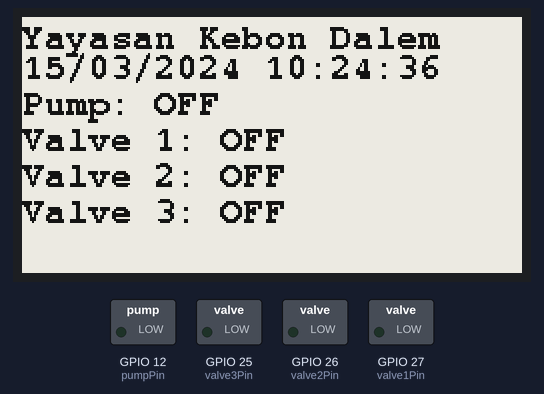
The program below on a simulated ESP32. Parts: 250×128 one-colour display, switched loads named in the program (green lamp = pin HIGH). WiFi joins after 1.5 s; servers stay silent unless stated; network time is answered at once with the bench clock; the local clock reads 2024-03-15 10:24:30 at power-on unless the program sets it; what the program prints to the serial monitor is not drawn.

Above: at 9.1 s.
At 21.2 s:
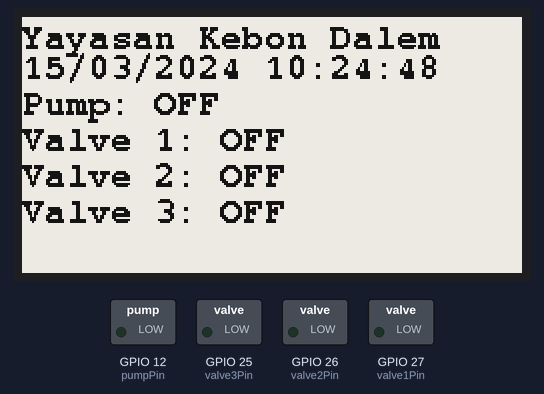
At 27.2 s:
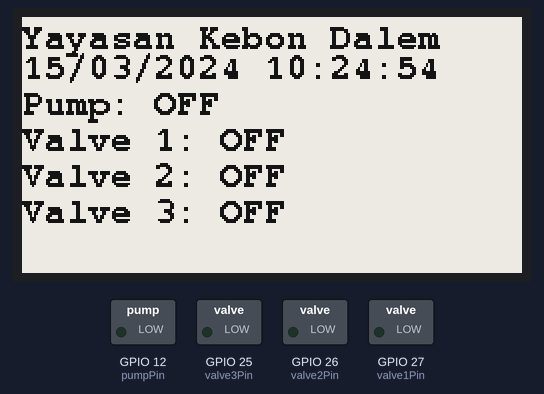
At 36.2 s:
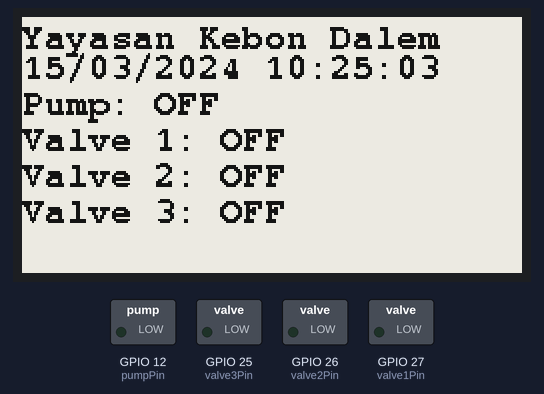

Measured:
- what the display in image 1 shows lasts 3.0 s, from 21.1 s to 24.1 s

The program:

main.cpp
```cpp
#include <Arduino.h>
#include <Ticker.h>
#include <SPI.h>
#include <Wire.h>
#include <WiFi.h>
#include <NTPClient.h>
#include <WiFiUdp.h>
#include <RTClib.h>
#include "lilygo-t5_v23.h"

RTC_DS3231 rtc;


GxIO_Class io(SPI,  EPD_CS, EPD_DC,  EPD_RSET);
GxEPD_Class display(io, EPD_RSET, EPD_BUSY);

const int pumpPin = 12;
const int valve1Pin = 27;
const int valve2Pin = 26;
const int valve3Pin = 25;

SPIClass  SDSPI(VSPI);

const char* ssid = "POCOF4";
const char* password = "g47=m249";

WiFiUDP ntpUDP;
NTPClient timeClient(ntpUDP, "pool.ntp.org", 25200, 60000);

struct WateringSchedule {
    int hour;
    int minute;
    int duration; // in minutes
    bool done;
};

WateringSchedule schedule[] = {
    {8, 47, 1, false},
    {8, 48, 1, false}
};

void updateDisplay() { // Added parameter here
    DateTime now = rtc.now();

    Serial.print("RTC time: ");
    Serial.println(now.timestamp(DateTime::TIMESTAMP_FULL));

    char dateTime[20];
    sprintf(dateTime, "%02d/%02d/%04d %02d:%02d:%02d", now.day(), now.month(), now.year(), now.hour(), now.minute(), now.second());

    display.fillScreen(GxEPD_WHITE);
    display.setTextColor(GxEPD_BLACK);
    display.setFont(&FreeMonoBold9pt7b);
    display.setCursor(0, 15);
    display.println("Yayasan Kebon Dalem");
    display.setCursor(0, 30);
    display.println(dateTime);

    if (digitalRead(12) == HIGH) {
        display.println("Pump: ON");
    }
    else {
        display.println("Pump: OFF");
    }

    if (digitalRead(27) == HIGH) {
        display.println("Valve 1: ON");
    } else {
        display.println("Valve 1: OFF");
    }

    if (digitalRead(26) == HIGH) {
        display.println("Valve 2: ON");
    } else {
        display.println("Valve 2: OFF");
    }

    if (digitalRead(25) == HIGH) {
        display.println("Valve 3: ON");
    } else {
        display.println("Valve 3: OFF");
    }
    // display.update();
}


void setup() {
    pinMode(pumpPin, OUTPUT);
    pinMode(valve1Pin, OUTPUT);
    pinMode(valve2Pin, OUTPUT);
    pinMode(valve3Pin, OUTPUT);
    Serial.begin(115200);

    if (!rtc.begin()) {
      Serial.println("Couldn't find RTC");
    }

    WiFi.mode(WIFI_STA);
    WiFi.begin(ssid, password);
    unsigned long startTime = millis();
    while (WiFi.status() != WL_CONNECTED) {
      if (millis() - startTime > 10000) { // 10 seconds timeout
          Serial.println("Failed to connect to WiFi within 10 seconds.");
          break;
      }
    delay(2000);
    Serial.println("Connecting to WiFi...");
  }
  if (WiFi.status() == WL_CONNECTED) {
    Serial.println("Connected to WiFi");
     // Initialize NTP client
    timeClient.begin();
    timeClient.update();
    //buat ngecek apakah waktu sudah di set atau belum
    Serial.print("NTP time: ");
    Serial.println(timeClient.getFormattedTime());
  // Set RTC time
     rtc.adjust(DateTime(timeClient.getEpochTime()));
   }
    SPI.begin(EPD_SCLK, EPD_MISO, EPD_MOSI);
    display.init(); // enable diagnostic output on Serial
    display.setRotation(1);
    display.setFont(&FreeMonoBold9pt7b);

    display.update();
    Serial.println("Setup done");
}


void checkWateringSchedule(DateTime now) {
    for (auto& entry : schedule) {
        if (!entry.done &&
            ((now.hour() > entry.hour) ||
            (now.hour() == entry.hour && now.minute() >= entry.minute)) &&
            (now.hour() < entry.hour || (now.hour() == entry.hour && now.minute() < entry.minute + entry.duration))) {

            Serial.println("Watering triggered");

            digitalWrite(pumpPin, HIGH);
            digitalWrite(valve1Pin, HIGH);
            digitalWrite(valve2Pin, HIGH);
            digitalWrite(valve3Pin, HIGH);

            Serial.println("Watering started");

            delay(entry.duration * 60000);

            digitalWrite(pumpPin, LOW);
            digitalWrite(valve1Pin, LOW);
            digitalWrite(valve2Pin, LOW);
            digitalWrite(valve3Pin, LOW);

            Serial.println("Watering stopped");

            entry.done = true;
        }
    }
display.update();
}

void loop() {
    static int lastDay = -1;
    DateTime now = rtc.now();

    if (now.day() != lastDay) {
        lastDay = now.day();

        // Reset the done flags at the start of each day
        for (auto& entry : schedule) {
            entry.done = false;
        }
    }
    checkWateringSchedule(now);
    updateDisplay();
    delay(1000);
}
```

lilygo-t5_v23.h
```cpp
#ifndef _LILYGO_T5_EPAPER_H_
#define _LILYGO_T5_EPAPER_H_

// According to the board, cancel the corresponding macro definition
// #define LILYGO_T5_V213
// #define LILYGO_T5_V22
#define LILYGO_T5_V23
// #define LILYGO_T5_V24
// #define LILYGO_T5_V28
// #define LILYGO_T5_V102
// #define LILYGO_T5_V266
// #define LILYGO_EPD_DISPLAY_102
// #define LILYGO_EPD_DISPLAY_154
// LilyGO-T5-EPaper pin configuration

#if defined(LILYGO_T5_V23)
#define EPD_MOSI                (23)
#define EPD_MISO                (-1)
#define EPD_SCLK                (18)
#define EPD_CS                  (5)

#define EPD_BUSY                (4)
#define EPD_RSET                (16)
#define EPD_DC                  (17)

#define TFCARD_MOSI             (15)
#define TFCARD_SCLK             (14)
#define TFCARD_CS               (13)
#define TFCARD_MISO             (2)

#define BUTTON_1                (39)

// #define ADC_PIN                 (35)
// #define _HAS_ADC_DETECTED_
// #define _USE_SHARED_SPI_BUS_
#define _HAS_SDCARD_
#endif
#if defined(LILYGO_T5_V102) || defined(LILYGO_EPD_DISPLAY_102)
#include <GxGDGDEW0102T4/GxGDGDEW0102T4.h> //1.02" b/w
#elif defined(LILYGO_T5_V266)
#include <GxDEPG0266BN/GxDEPG0266BN.h>    // 2.66" b/w   form DKE GROUP
#elif defined(LILYGO_T5_V213)
#include <GxDEPG0213BN/GxDEPG0213BN.h>    // 2.13" b/w  form DKE GROUP
#else
// #include <GxGDGDEW0102T4/GxGDGDEW0102T4.h> //1.02" b/w
// #include <GxGDEW0154Z04/GxGDEW0154Z04.h>  // 1.54" b/w/r 200x200
// #include <GxGDEW0154Z17/GxGDEW0154Z17.h>  // 1.54" b/w/r 152x152
// #include <GxGDEH0154D67/GxGDEH0154D67.h>  // 1.54" b/w
// #include <GxDEPG0150BN/GxDEPG0150BN.h>    // 1.51" b/w   form DKE GROUP
// #include <GxDEPG0266BN/GxDEPG0266BN.h>    // 2.66" b/w   form DKE GROUP
// #include <GxDEPG0290R/GxDEPG0290R.h>      // 2.9" b/w/r  form DKE GROUP
// #include <GxDEPG0290B/GxDEPG0290B.h>      // 2.9" b/w    form DKE GROUP
// #include <GxGDEW029Z10/GxGDEW029Z10.h>    // 2.9" b/w/r  form GoodDisplay
// #include <GxGDEW0213Z16/GxGDEW0213Z16.h>  // 2.13" b/w/r form GoodDisplay
// #include <GxGDE0213B1/GxGDE0213B1.h>      // 2.13" b/w  old panel , form GoodDisplay
// #include <GxGDEH0213B72/GxGDEH0213B72.h>  // 2.13" b/w  old panel , form GoodDisplay
// #include <GxGDEH0213B73/GxGDEH0213B73.h>  // 2.13" b/w  old panel , form GoodDisplay
#include <GxGDEM0213B74/GxGDEM0213B74.h>  // 2.13" b/w  form GoodDisplay 4-color
// #include <GxGDEW0213M21/GxGDEW0213M21.h>  // 2.13"  b/w Ultra wide temperature , form GoodDisplay
// #include <GxDEPG0213BN/GxDEPG0213BN.h>    // 2.13" b/w  form DKE GROUP
// #include <GxGDEW027W3/GxGDEW027W3.h>      // 2.7" b/w   form GoodDisplay
// #include <GxGDEW027C44/GxGDEW027C44.h>    // 2.7" b/w/r form GoodDisplay
// #include <GxGDEH029A1/GxGDEH029A1.h>      // 2.9" b/w   form GoodDisplay
// #include <GxDEPG0750BN/GxDEPG0750BN.h>    // 7.5" b/w   form DKE GROUP
#endif

#include GxEPD_BitmapExamples
// FreeFonts from Adafruit_GFX
#include <Fonts/FreeMonoBold9pt7b.h>
#include <Fonts/FreeMonoBold12pt7b.h>
#include <Fonts/FreeMonoBold18pt7b.h>
#include <GxIO/GxIO_SPI/GxIO_SPI.h>
#include <GxIO/GxIO.h>

#endif
```
